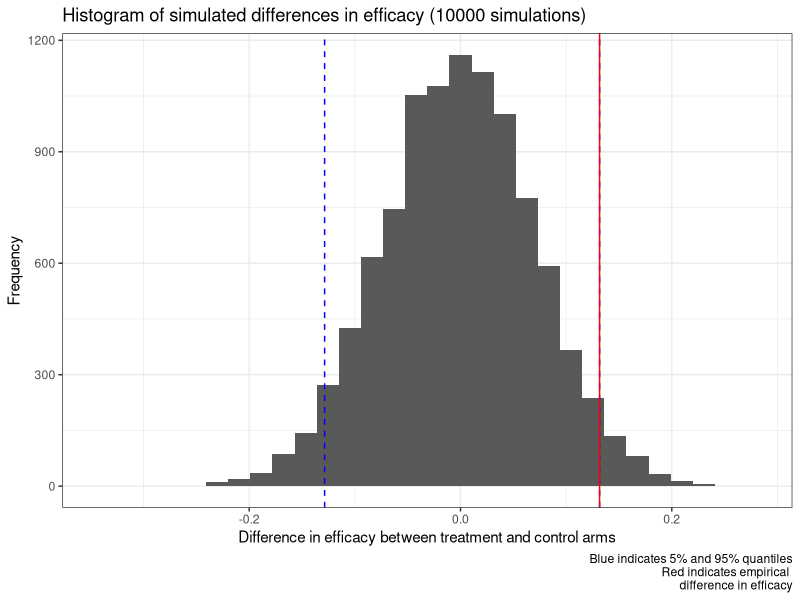
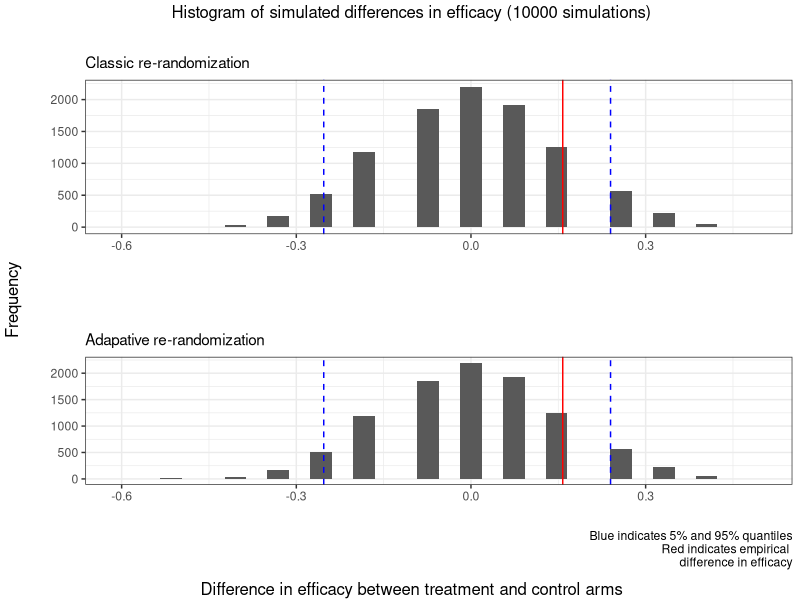

These charts were generated, in order, by the following R code:
## ---- chunk 1
# clear environment
rm(list=ls())

# setup options
knitr::opts_chunk$set(echo = FALSE, message = FALSE)
options(knitr.kable.NA = '-')
ndigits = 3
options(digits = ndigits)
labs = knitr::all_labels()
labs = labs[!labs %in% c("setup", "llm_appendix", "allcode")]
## ---- chunk 2

# load relevant packages
library(dplyr)      # data frame manipulation
library(ggplot2)    # plotting
library(gridExtra)  # grid of plots
## ---- chunk 3

## ===============
## Question 1
## ===============
# helper function that takes in clinical trial data and runs a permutation test 
# to evaluate if the data is consistent with the hypothesis that standard-of-care 
# is at least effective as new treatment
calc_summary_stat <- function(data) {
  # split cases and controls
  data.cases = subset(data, tx==1)
  data.controls = subset(data, tx==0)
  # compute difference in proportion of successes among cases vs controls
  summary.stat = mean(data.cases$outcome) - mean(data.controls$outcome)
  return(summary.stat)
}

# helper function
permute_treatment <- function(data, adaptive=FALSE) {
  perm.data = data
  # adaptive randomization (this is used in Question 2)
  if (adaptive) {
    perm.data$tx = sample(data$tx)
  } 
  # classical randomization (this is used in Question 1)
  else {
    # re-randomize the outcomes of our sample
    perm.data$tx = sample(data$tx)
  }
  return(perm.data)
}

# helper function
sim_one_trial <- function(data, adaptive=FALSE) {
  # permute treatment within our sample
  perm.data = permute_treatment(data, adaptive=FALSE)
  summary.stat = calc_summary_stat(perm.data) # return a summary statistic
  return(summary.stat)
}

# function
perm_test <- function(data, adaptive=FALSE) {
  # simulate a sampling distribution of the summary statistic using many 
  # permutations of the data
  n.permutations = 10000
  permutations = replicate(n.permutations, sim_one_trial(data, adaptive=FALSE))
  return(list(output=permutations, n=n.permutations))
}

## helper function to visualize permutation output
plot_perm_test <- function(perm.test, observed.stat, plot=TRUE) {
  simulated.summary.stats = perm.test$output
  n.sims = perm.test$n
  simulated.quantiles = quantile(simulated.summary.stats, probs=c(0.05, 0.95))
  title = paste("Histogram of simulated differences in efficacy (", n.sims, 
                " simulations)", sep="")
  caption = "Blue indicates 5% and 95% quantiles\nRed indicates empirical 
            difference in efficacy"
  # visually compare our observed value to the simulated sampling distribution
  gg = ggplot() + 
    # visualize the simulated sampling distribution with its 5% and 95% quantiles
    geom_histogram(aes(simulated.summary.stats)) + 
    geom_vline(xintercept=simulated.quantiles, linetype=2, col="blue") +
    # visualize our observed statistic
    geom_vline(xintercept=observed.stat, col="red") +
    labs(title=title, caption=caption) + 
    xlab("Difference in efficacy between treatment and control arms") + 
    ylab("Frequency") + 
    theme_bw()
  if (plot) {print(gg)}
  return(gg)
}
## ---- chunk 4

## conduct a permutation test of treatment efficacy using example data
# load example data
nsclc <- read.table("../data/nsclc-modified.txt")
test.data <- nsclc %>% select(tx=response,outcome=survival.past.400)

# compute our empirical summary statistic
summary.stat <- calc_summary_stat(test.data)
# simulate a sampling distributions of the summary statistic using permutations
set.seed(1)
perm.test <- perm_test(test.data)
simulated.summary.stats <- perm.test$output

# visually compare our observed value to the simulated sampling distribution
gg <- plot_perm_test(perm.test, summary.stat, plot=TRUE)
# compute proportions of simulation that are greater than our observation
pval <- mean(simulated.summary.stats > summary.stat)
## ---- chunk 5

## ===============
## Question 2
## ===============

## see function `permute_treatment()`, which has a parameter that toggles adaptive
## or classic re-randomization of treatment
## ---- chunk 6

## conduct a permutation test of treatment efficacy using the example data
adptv <- read.delim("../data/HW2-adaptive-trial.txt", sep=",")
summary.stat <- calc_summary_stat(adptv)  # compute our empirical statistic
# simulate a sampling distributions of the statistic using permutations
set.seed(1)
perm.test <- perm_test(data=adptv, adaptive=TRUE)
simulated.summary.stats <- perm.test$output

# find the 5% and 95% quantiles of our simulated values
# simulated.quantiles <- quantile(perm.test$output, probs=c(0.05, 0.95))

# compute percentage of simulated summary statistics that are greater than our
# observed summary statistic
pval <- mean(simulated.summary.stats > summary.stat)
## ---- chunk 7

## ===============
## Question 3
## ===============

# simulate a sampling distributions of the summary statistic using permutations
set.seed(1)
perm.test2 <- perm_test(data=adptv, adaptive=TRUE)
pval2 <- mean(perm.test2$output > summary.stat)

# visually compare our observed value to the simulated sampling distribution
gg <- plot_perm_test(perm.test, summary.stat, plot=FALSE)
gg2 <- plot_perm_test(perm.test2, summary.stat, plot=FALSE)

gridExtra::grid.arrange(
  gg + labs(title="", caption="", subtitle="Classic re-randomization") +
    xlab("") + ylab(""),
  gg2 + labs(title="", subtitle="Adapative re-randomization") + 
    xlab("") + ylab(""),
  top=gg$labels$title, left=gg$labels$y, bottom=gg$labels$x)
